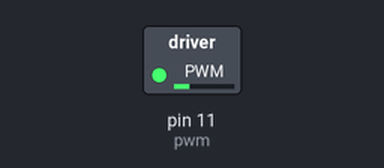
Recording of a sketch running on a simulated Arduino Uno, built with avr-gcc and run on an emulated ATmega328P. On the bench: switched loads named in the sketch (green lamp = pin HIGH).

Above: at 0.05 s.
At 1.05 s:
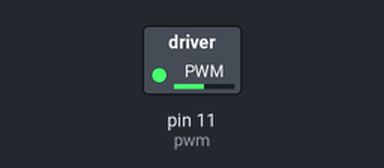
At 1.75 s:
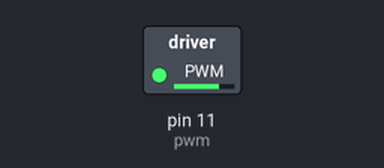
At 3.5 s:
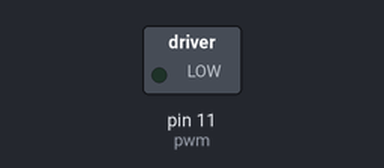
Timing chart, 0 to 8.1 s (numbered marks = the images above):
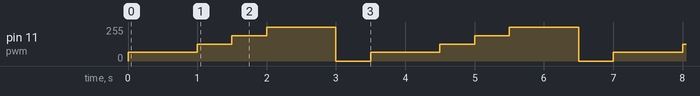

The sketch:

Motor_Control_with__Servo.ino
```cpp
int pwm = 11;
void setup() {
pinMode(pwm, OUTPUT);
}

void loop() {
analogWrite(pwm,64);
delay(1000);
analogWrite(pwm,127);
delay(500);
analogWrite(pwm,191);
delay(500);
analogWrite(pwm,255);
delay(1000);
analogWrite(pwm,0);
delay(500);
}
```

Measured:
- by itself, pin 11 (pwm): repeats every 3.5 s: 127/255 0.50 s, 191/255 0.50 s, 255/255 1.0 s, 0/255 0.50 s, 64/255 1.0 s
